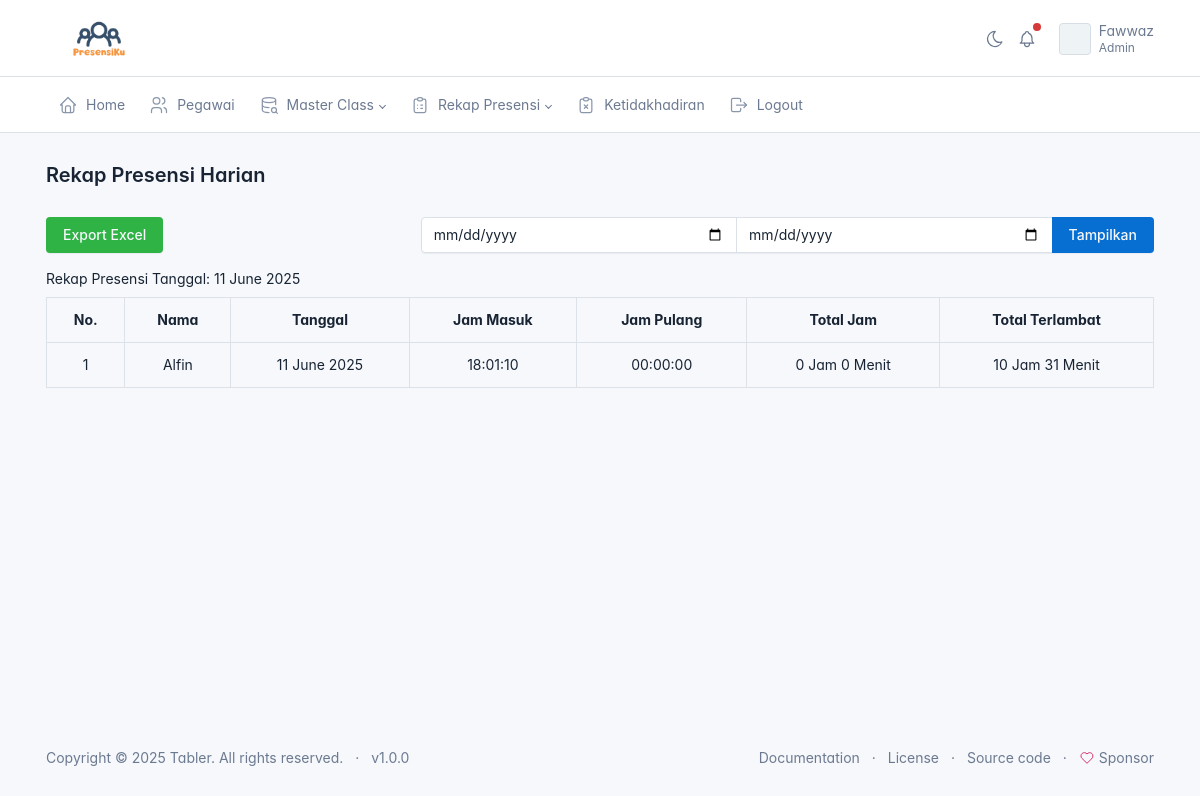
/admin/rekap_presensi/rekap_harian.php (signed in), run on the app's committed database.
### tables this page shows
CREATE TABLE `presensi` (
  `id` int(11) NOT NULL,
  `id_pegawai` int(11) NOT NULL,
  `tanggal_masuk` date NOT NULL,
  `jam_masuk` time NOT NULL,
  `foto_masuk` varchar(225) NOT NULL,
  `tanggal_keluar` date NOT NULL,
  `jam_keluar` time NOT NULL,
  `foto_keluar` varchar(225) NOT NULL
);

CREATE TABLE `pegawai` (
  `id` int(11) NOT NULL,
  `nip` varchar(50) NOT NULL,
  `name` varchar(200) NOT NULL,
  `jenis_kelamin` varchar(20) NOT NULL,
  `alamat` varchar(225) NOT NULL,
  `no_handphone` varchar(20) NOT NULL,
  `jabatan` varchar(100) NOT NULL,
  `lokasi_presensi` varchar(50) NOT NULL,
  `foto` varchar(225) NOT NULL
);

CREATE TABLE `lokasi_presensi` (
  `id` int(11) NOT NULL,
  `nama_lokasi` varchar(225) NOT NULL,
  `alamat_lokasi` varchar(225) NOT NULL,
  `tipe_lokasi` varchar(225) NOT NULL,
  `latitude` varchar(50) NOT NULL,
  `longitude` varchar(50) NOT NULL,
  `radius` int(11) NOT NULL,
  `zona_waktu` varchar(4) NOT NULL,
  `jam_masuk` time NOT NULL,
  `jam_pulang` time NOT NULL
);

### admin/rekap_presensi/rekap_harian.php (the view, shortened to what this page needs)
<?php
include('../layout/header.php');
include_once('../../config.php');
if (empty($_GET['tanggal_dari'])) {
    $tanggal_hari_ini = (date('Y-m-d'));
    $result = mysqli_query($connection, "SELECT presensi.*, pegawai.name , pegawai.lokasi_presensi FROM presensi JOIN pegawai ON presensi.id_pegawai = pegawai.id WHERE tanggal_masuk = '$tanggal_hari_ini'  ORDER BY tanggal_masuk DESC");
}
?>
<div class="page-body">
    <div class="container-xl">
        <div class="row">
            <div class="col-md-4">
                <button type="button" class="btn btn-success mb-3" data-bs-toggle="modal"
                    data-bs-target="#exampleModal">
                    Export Excel
                </button>
            </div>
            <div class="col-md-8">
                <form method="GET">
                    <div class="input-group">
                        <input type="date" class="form-control" name="tanggal_dari">
                        <input type="date" class="form-control" name="tanggal_sampai">
                        <button type="submit" class="btn btn-primary">Tampilkan</button>
                    </div>
                </form>
            </div>
        </div>
        <?php if (empty($_GET['tanggal_dari'])): ?>
        <span>Rekap Presensi Tanggal: <?= date('d F Y') ?></span>
        <?php else: ?>
        <span>Rekap Presensi Tanggal:
            <?= date('d F Y', strtotime($_GET['tanggal_dari'])) . ' sampai ' . date('d F Y', strtotime($_GET['tanggal_sampai'])) ?></span>
        <?php endif; ?>
        <table class="table table-bordered mt-2">
            <tr class="text-center">
                <th>No.</th>
                <th>Nama</th>
                <th>Tanggal</th>
                <th>Jam Masuk</th>
                <th>Jam Pulang</th>
                <th>Total Jam</th>
                <th>Total Terlambat</th>
            </tr>
            <?php if (mysqli_num_rows($result) === 0) { ?>
            <tr class="text-center">
                <td colspan="6">Data rekap presensi masih kosong</td>
            </tr>
            <?php } else { ?>
            <?php $no = 1;
                while ($rekap = mysqli_fetch_array($result)):
                    $jam_tanggal_masuk = date('Y-m-d H:i:s', strtotime($rekap['tanggal_masuk'] . ' ' . $rekap['jam_masuk']));
                    $jam_tanggal_keluar = date('Y-m-d H:i:s', strtotime($rekap['tanggal_keluar'] . ' ' . $rekap['jam_keluar']));
                    $timestamp_masuk = strtotime($jam_tanggal_masuk);
                    $timestamp_keluar = strtotime($jam_tanggal_keluar);
                    $selisih = $timestamp_keluar - $timestamp_masuk;
                    $total_jam_kerja = floor($selisih / 3600);
                    $selisih -= $total_jam_kerja * 3600;
                    $selisih_menit_kerja = floor($selisih / 60);
                    $lokasi_presensi = $rekap['lokasi_presensi'];
                    $lokasi = mysqli_query($connection, "SELECT * FROM lokasi_presensi WHERE nama_lokasi = '$lokasi_presensi'");
                    while ($lokasi_result = mysqli_fetch_array($lokasi)):
                        $jam_masuk_kantor = date('H:i:s', strtotime($lokasi_result['jam_masuk']));
                    endwhile;
                    $jam_masuk = date('H:i:s', strtotime($rekap['jam_masuk']));
                    $timestamp_jam_masuk_real = strtotime($jam_masuk);
                    $timestamp_jam_masuk_kantor = strtotime($jam_masuk_kantor);
                    $terlambat = $timestamp_jam_masuk_real - $timestamp_jam_masuk_kantor;
                    $total_jam_terlambat = floor($terlambat / 3600);
                    $terlambat -= $total_jam_terlambat * 3600;
                    $selisih_menit_terlambat = floor($terlambat / 60);
                    ?>
            <tr class="text-center">
                <td><?= $no++ ?></td>
                <td><?= $rekap['name']; ?></td>
                <td><?= date('d F Y', strtotime($rekap['tanggal_masuk'])) ?></td>
                <td><?= $rekap['jam_masuk'] ?></td>
                <td><?= $rekap['jam_keluar'] ?></td>
                <td>
                    <?php if ($rekap['tanggal_keluar'] == '0000-00-00'): ?>
                    <span>0 Jam 0 Menit</span>
                    <?php else: ?>
                    <?= $total_jam_kerja . ' Jam ' . $selisih_menit_kerja . ' Menit' ?>
                    <?php endif; ?>
                </td>
                <td>
                    <?php if ($total_jam_terlambat < 0): ?>
                    <span class="badge bg-success">On Time</span>
                    <?php else: ?>
                    <?= $total_jam_terlambat . ' Jam ' . $selisih_menit_terlambat . ' Menit' ?>
                    <?php endif; ?>
                </td>
            </tr>
            <?php endwhile; ?>
            <?php } ?>
        </table>
    </div>
</div>
<?php include('../layout/footer.php'); ?>

### data on the page
presensi: id_pegawai.name "Alfin", tanggal_masuk "11 June 2025", jam_masuk "18:01:10", jam_keluar "00:00:00", tanggal_keluar "0 Jam 0 Menit", jam_masuk.jam_masuk "10", selisih_menit_terlambat "31"

### other printed values
$_SESSION['name'] "Fawwaz"
$_SESSION['jabatan'] "Admin"
$judul "Rekap Presensi Harian"
